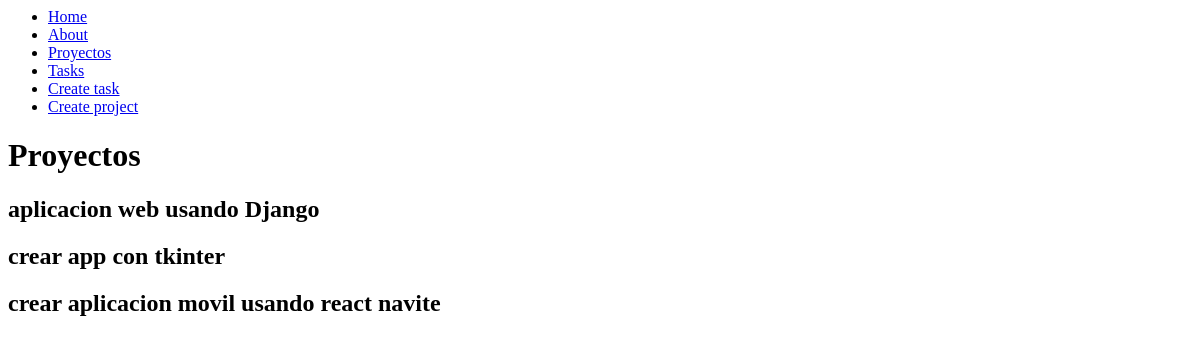
The app's page /proyectos/, older data.
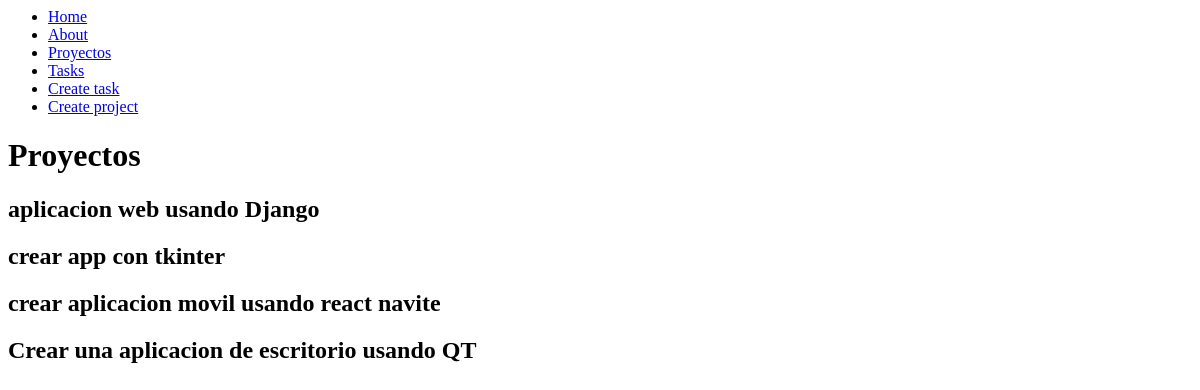
The same page, newer data.
### myapp/models.py (models this page shows, shortened)
class Project(models.Model):
    name = models.CharField(max_length=200)

### myapp/views.py (the view)
# urls.py: path('proyectos/', views.proyectos, name="proyectos"),
def proyectos(request):
    proyectos = Project.objects.all()
    return render(request, 'projects/proyectos.html', {'proyectos' : proyectos})

### myapp/templates/projects/proyectos.html
{% extends 'layouts/base.html' %}
{% block content %}
<h1>Proyectos</h1>
{% for proyectos in proyectos %}
<article>
    <h1>{{proyectos.name}}</h1>
</article>
{% endfor %}
{% endblock %}

Row changes from the older to the newer data that the page shows:
added Project: name "Crear una aplicacion de escritorio usando QT"
